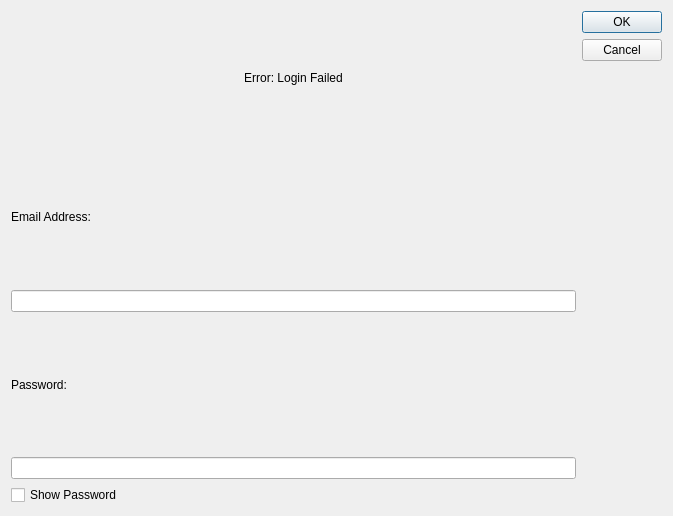
<?xml version="1.0" encoding="UTF-8"?>
<ui version="4.0">
 <class>LinAuthenticationDialog</class>
 <widget class="QDialog" name="LinAuthenticationDialog">
  <property name="geometry">
   <rect>
    <x>0</x>
    <y>0</y>
    <width>673</width>
    <height>516</height>
   </rect>
  </property>
  <property name="windowTitle">
   <string>The Old Reader Login</string>
  </property>
  <layout class="QHBoxLayout" name="horizontalLayout">
   <item>
    <layout class="QVBoxLayout" name="verticalLayout">
     <item>
      <widget class="QLabel" name="failedLoginLabel">
       <property name="text">
        <string>Error: Login Failed</string>
       </property>
       <property name="alignment">
        <set>Qt::AlignCenter</set>
       </property>
      </widget>
     </item>
     <item>
      <widget class="QLabel" name="emailLabel">
       <property name="text">
        <string>Email Address: </string>
       </property>
      </widget>
     </item>
     <item>
      <widget class="QLineEdit" name="emailLineEdit"/>
     </item>
     <item>
      <widget class="QLabel" name="passwdLabel">
       <property name="text">
        <string>Password: </string>
       </property>
      </widget>
     </item>
     <item>
      <widget class="QLineEdit" name="passwdLineEdit">
       <property name="echoMode">
        <enum>QLineEdit::Password</enum>
       </property>
      </widget>
     </item>
     <item>
      <widget class="QCheckBox" name="pwChecBox">
       <property name="text">
        <string>Show Password</string>
       </property>
      </widget>
     </item>
    </layout>
   </item>
   <item>
    <widget class="QDialogButtonBox" name="buttonBox">
     <property name="orientation">
      <enum>Qt::Vertical</enum>
     </property>
     <property name="standardButtons">
      <set>QDialogButtonBox::Cancel|QDialogButtonBox::Ok</set>
     </property>
    </widget>
   </item>
  </layout>
 </widget>
 <resources/>
 <connections>
  <connection>
   <sender>buttonBox</sender>
   <signal>accepted()</signal>
   <receiver>LinAuthenticationDialog</receiver>
   <slot>accept()</slot>
   <hints>
    <hint type="sourcelabel">
     <x>248</x>
     <y>254</y>
    </hint>
    <hint type="destinationlabel">
     <x>157</x>
     <y>274</y>
    </hint>
   </hints>
  </connection>
  <connection>
   <sender>buttonBox</sender>
   <signal>rejected()</signal>
   <receiver>LinAuthenticationDialog</receiver>
   <slot>reject()</slot>
   <hints>
    <hint type="sourcelabel">
     <x>316</x>
     <y>260</y>
    </hint>
    <hint type="destinationlabel">
     <x>286</x>
     <y>274</y>
    </hint>
   </hints>
  </connection>
 </connections>
</ui>
